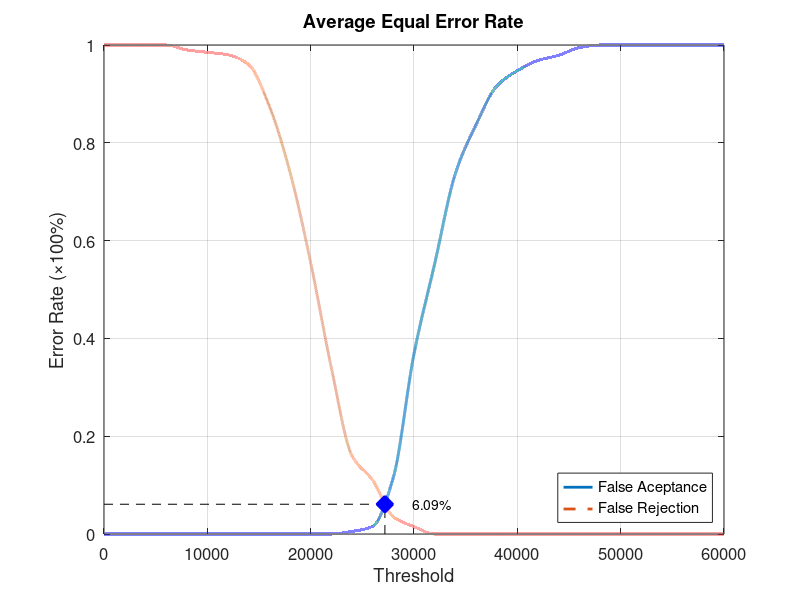
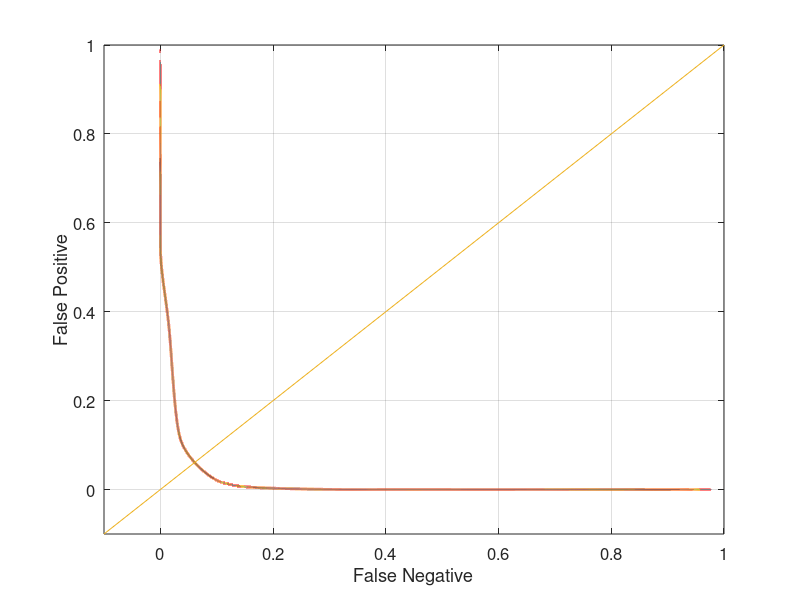

Here is the MATLAB script that generated these plots, in order:
function yEER = Database4_4
close all;
clear;
clc;
x = 0:2000:60000;
xq = 0:0.5:60000;

y0 = [0 0 0 0 0 0 0 0 0 0 0 0 0.00526316 0.0157895 0.115789 0.368421 0.552632 0.736842 0.836842 0.915789 0.947368 0.968421 0.978947 0.994737 1 1 1 1 1 1 1];
yy0 = interp1(x, y0, xq, 'pchip');
y1 = [1 1 1 1 0.99 0.985 0.98 0.96 0.875 0.74 0.555 0.34 0.16 0.11 0.035 0.015 0 0 0 0 0 0 0 0 0 0 0 0 0 0 0];
yy1 = interp1(x, y1, xq, 'pchip');

% Calculating EER: 
y2 = abs(y0 - y1);
find(y2 == min(y2))
yy2 = abs(yy0 - yy1);
xEER = find(yy2 == min(yy2));
xEERIndex = xq(xEER) % X-axis EER
yEER = yy0(xEER) % Y-axis EER

main = figure
plot(xq, yy0,'-','LineWidth', 2);	hold on
plot(xq, yy1,'--','LineWidth', 2);	hold on
plot([xEERIndex xEERIndex], [0 yEER], 'k--');	hold on
plot([0 xEERIndex], [yEER yEER], 'k--');	hold on
plot(xEERIndex, yEER, 'bx', 'LineWidth', 10);	hold on
text(xEERIndex + 10 * xEERIndex / 100, yEER, [num2str(round((10000 * yEER)) / 100) '%'])
legend('False Aceptance', 'False Rejection', 'Location', 'SouthEast')
xlabel('Threshold')
ylabel('Error Rate (\times100%)')
title('Average Equal Error Rate')
set(gca, 'FontSize', 12)
axis([0 60000 0 1])
grid on

print(main, 'Database4_4Main', '-dpng');
FNRxFPR = figure('Color', [1 1 1]);
plot(yy1, yy0, '-', yy1, yy0, 'LineWidth', 2);
hold on
y = -0.1:0.1:1
plot(y, y); 
set(gca, 'FontSize', 12)
xlabel('False Negative')
ylabel('False Positive')
axis([-0.1 1 -0.1 1])
set(gca, 'FontSize', 12)
grid on

print(FNRxFPR, 'Database4_4FNRxFPR','-dpng');
end
